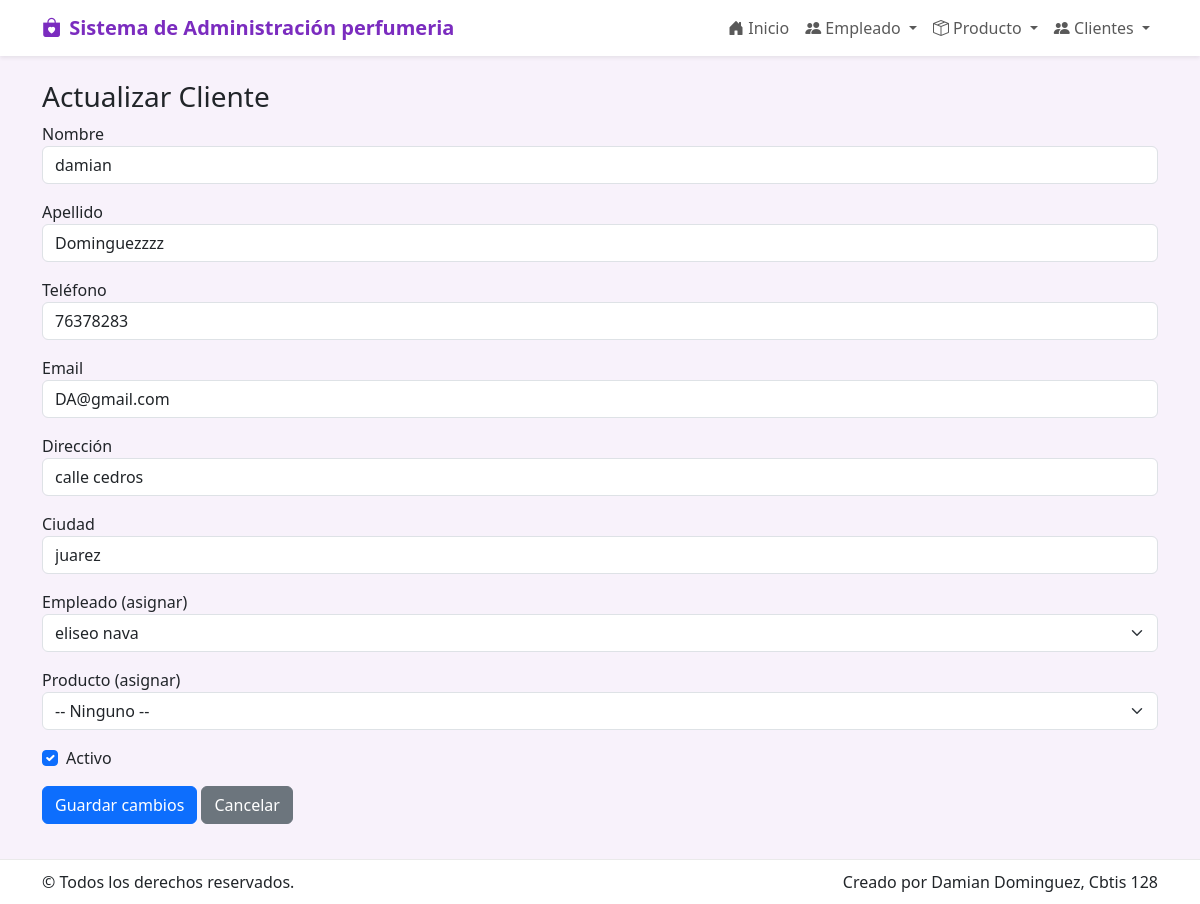
The app's page /cliente/actualizar/1/ with its own data.
### app_perfumeria/models.py (models this page shows, shortened)
class Cliente(models.Model):
    nombre = models.CharField(max_length=100)
    apellido = models.CharField(max_length=100)
    telefono = models.CharField(max_length=20, blank=True, null=True)
    email = models.EmailField(blank=True, null=True)
    direccion = models.CharField(max_length=250, blank=True, null=True)
    ciudad = models.CharField(max_length=100, blank=True, null=True)
    empleado = models.ForeignKey('Empleado', on_delete=models.SET_NULL, blank=True, null=True, related_name='clientes')
    producto = models.ForeignKey('Producto', on_delete=models.SET_NULL, blank=True, null=True, related_name='clientes')
    fecha_registro = models.DateField(auto_now_add=True)
    activo = models.BooleanField(default=True)

class Empleado(models.Model):
    nombre = models.CharField(max_length=100)
    apellido = models.CharField(max_length=100)
    fecha_nacimiento = models.DateField(blank=True, null=True)
    puesto = models.CharField(max_length=100, blank=True, null=True)
    telefono = models.CharField(max_length=20, blank=True, null=True)
    email = models.EmailField(blank=True, null=True)
    fecha_contratacion = models.DateField(blank=True, null=True)
    activo = models.BooleanField(default=True)

### app_perfumeria/views.py (the view)
# urls.py: path('cliente/actualizar/<int:cliente_id>/', views.actualizar_cliente, name='actualizar_cliente'),
def actualizar_cliente(request, cliente_id):
    cliente = get_object_or_404(Cliente, id=cliente_id)
    empleados = Empleado.objects.filter(activo=True).order_by('nombre')
    productos = Producto.objects.filter(activo=True).order_by('nombre')
    return render(request, 'cliente/actualizar_cliente.html', {
        'cliente': cliente,
        'empleados': empleados,
        'productos': productos
    })

### app_perfumeria/templates/cliente/actualizar_cliente.html (shortened to what this page needs)
{% extends 'base.html' %}
{% block content %}
<h3>Actualizar Cliente</h3>
<form method="post" action="{% url 'realizar_actualizacion_cliente' cliente.id %}">
  <div class="mb-3"><label>Nombre</label><input class="form-control" name="nombre" value="{{ cliente.nombre }}"></div>
  <div class="mb-3"><label>Apellido</label><input class="form-control" name="apellido" value="{{ cliente.apellido }}"></div>
  <div class="mb-3"><label>Teléfono</label><input class="form-control" name="telefono" value="{{ cliente.telefono }}"></div>
  <div class="mb-3"><label>Email</label><input type="email" class="form-control" name="email" value="{{ cliente.email }}"></div>
  <div class="mb-3"><label>Dirección</label><input class="form-control" name="direccion" value="{{ cliente.direccion }}"></div>
  <div class="mb-3"><label>Ciudad</label><input class="form-control" name="ciudad" value="{{ cliente.ciudad }}"></div>
  <div class="mb-3">
    <label>Empleado (asignar)</label>
    <select name="empleado" class="form-select">
      {% for e in empleados %}
        <option value="{{ e.id }}" {% if cliente.empleado and cliente.empleado.id == e.id %}selected{% endif %}>{{ e.nombre }} {{ e.apellido }}</option>
      {% endfor %}
    </select>
  </div>
  <div class="mb-3">
    <label>Producto (asignar)</label>
    <select name="producto" class="form-select">
      <option value="">-- Ninguno --</option>
    </select>
  </div>
  <div class="form-check mb-3">
    <input type="checkbox" class="form-check-input" id="activo" name="activo" {% if cliente.activo %}checked{% endif %}>
    <label class="form-check-label" for="activo">Activo</label>
  </div>
  <button class="btn btn-primary">Guardar cambios</button>
  <a class="btn btn-secondary" href="{% url 'ver_cliente' %}">Cancelar</a>
</form>
{% endblock %}

### app_perfumeria/templates/base.html (style rules this page uses)
:root { --morado: #7b2cbf; --rosa: #ff6bcb; --suave: #f8f2fb; }
body { background: var(--suave); }

### records on screen
Cliente: nombre "damian", apellido "Dominguezzzz", telefono "76378283", email "DA@gmail.com", direccion "calle cedros", ciudad "juarez", empleado "eliseo nava", activo "☑"
